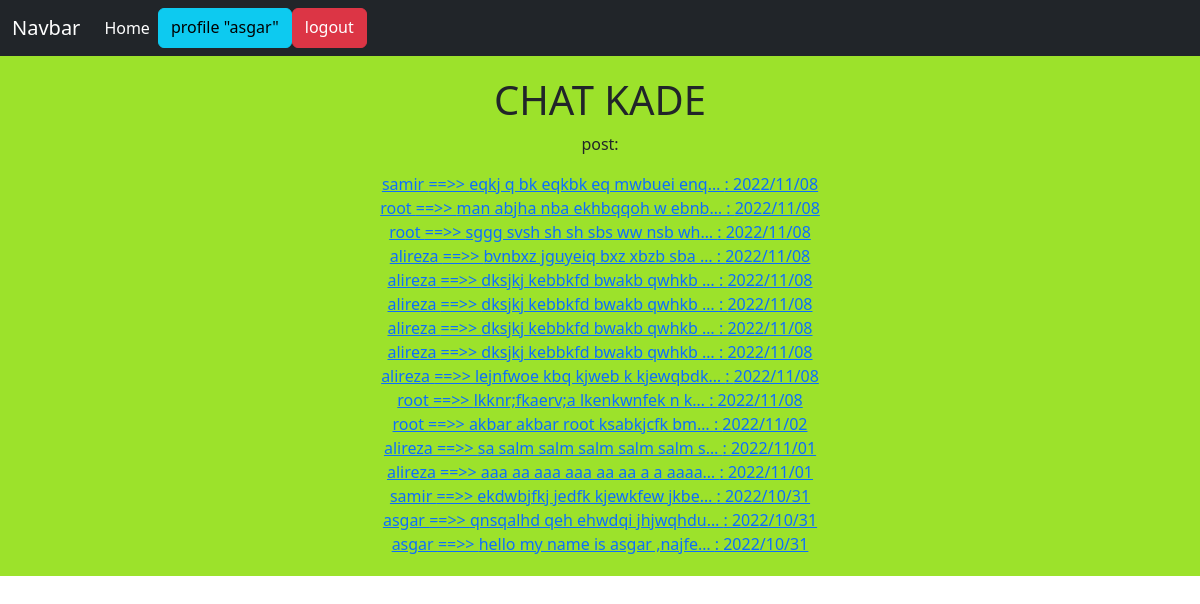
Page / (signed in) on the committed database.
### home/models.py (models this page shows, shortened)
class Post(models.Model):
    user=models.ForeignKey(User,on_delete=models.CASCADE,related_name="posts")
    body=models.TextField()
    slug=models.SlugField(max_length=30)
    created=models.DateTimeField(auto_now_add=True)
    updated=models.DateTimeField(auto_now=True)
    class Meta:
        ordering=('-updated',)
    def get_absolute_url(self):
        return reverse('home:post_detail',args=[self.id,self.slug])

### home/views.py (the view, shortened to what this page needs)
# urls.py: path('', views.HomeView.as_view(),name='home'),
class HomeView(View):
    def get(self,request):
        posts=Post.objects.all()
        return render(request,'home/index.html',{'posts':posts})

### home/templates/home/index.html
{% extends 'base.html'%}
{% block content %}
        <h1 class="text-center"> CHAT KADE</h1>
        <p class="text-center"> post:</p>
    <div class="text-center">
        {% for post in posts %}
            <div class="text-center">
            <a href="{{ post.get_absolute_url }}">{{ post.user.username }} ==>>  {{ post.body|truncatechars:30 }}  :  {{ post.updated|date:"Y/m/d" }}</a>
            </div>
        {% endfor %}
    </div>
{% endblock %}

### templates/inc/navbar.html
<nav class="navbar navbar-expand-lg navbar-dark bg-dark">
    <div class="container-fluid">
        <a class="navbar-brand" href="#">Navbar</a>
        <div class="collapse navbar-collapse" id="navbarNavAltMarkup">
            <div class="navbar-nav"><a class="nav-link active" aria-current="page" href="{% url 'home:home' %}">Home</a>
                {% if not request.user.is_authenticated %}
                    <a class="btn btn-info" href="{% url 'account:register_user' %}">Register</a>
                    <a class="btn btn-success" href="{% url 'account:login_user' %}">Login</a>
                {% else %}
                    <a class="btn btn-info" href="{% url 'account:profile_user' request.user.id %}">profile "{{ request.user }}"</a>
                    <a class="btn btn-danger" href="{% url 'account:logout_user' %}">logout</a>
                {% endif %}
            </div>
        </div>
    </div>
</nav>

### rows in the picture
Post: user.username "samir", body "eqkj q bk eqkbk eq mwbuei enq…", updated "2022/11/08"
Post: user.username "root", body "man abjha nba ekhbqqoh w ebnb…", updated "2022/11/08"
Post: user.username "root", body "sggg svsh sh sh sbs ww nsb wh…", updated "2022/11/08"
Post: user.username "alireza", body "bvnbxz jguyeiq bxz xbzb sba …", updated "2022/11/08"
Post: user.username "alireza", body "dksjkj kebbkfd bwakb qwhkb …", updated "2022/11/08"
Post: user.username "alireza", body "dksjkj kebbkfd bwakb qwhkb …", updated "2022/11/08"
Post: user.username "alireza", body "dksjkj kebbkfd bwakb qwhkb …", updated "2022/11/08"
Post: user.username "alireza", body "dksjkj kebbkfd bwakb qwhkb …", updated "2022/11/08"
Post: user.username "alireza", body "lejnfwoe kbq kjweb k kjewqbdk…", updated "2022/11/08"
Post: user.username "root", body "lkknr;fkaerv;a lkenkwnfek n k…", updated "2022/11/08"
Post: user.username "root", body "akbar akbar root ksabkjcfk bm…", updated "2022/11/02"
Post: user.username "alireza", body "sa salm salm salm salm salm s…", updated "2022/11/01"
Post: user.username "alireza", body "aaa aa aaa aaa aa aa a a aaaa…", updated "2022/11/01"
Post: user.username "samir", body "ekdwbjfkj jedfk kjewkfew jkbe…", updated "2022/10/31"
Post: user.username "asgar", body "qnsqalhd qeh ehwdqi jhjwqhdu…", updated "2022/10/31"
Post: user.username "asgar", body "hello my name is asgar ,najfe…", updated "2022/10/31"

### other values in the picture
{{ request.user }} "asgar"
